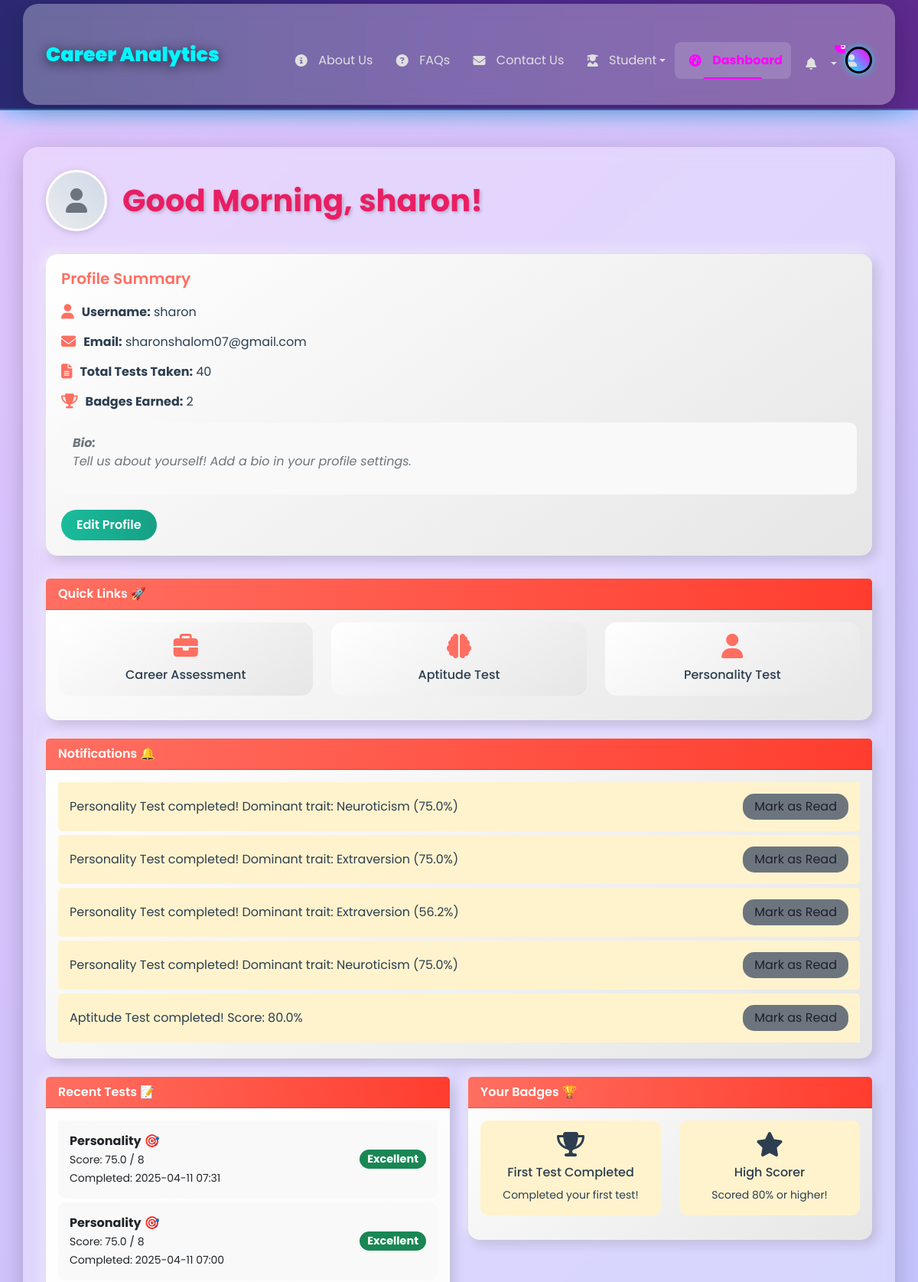
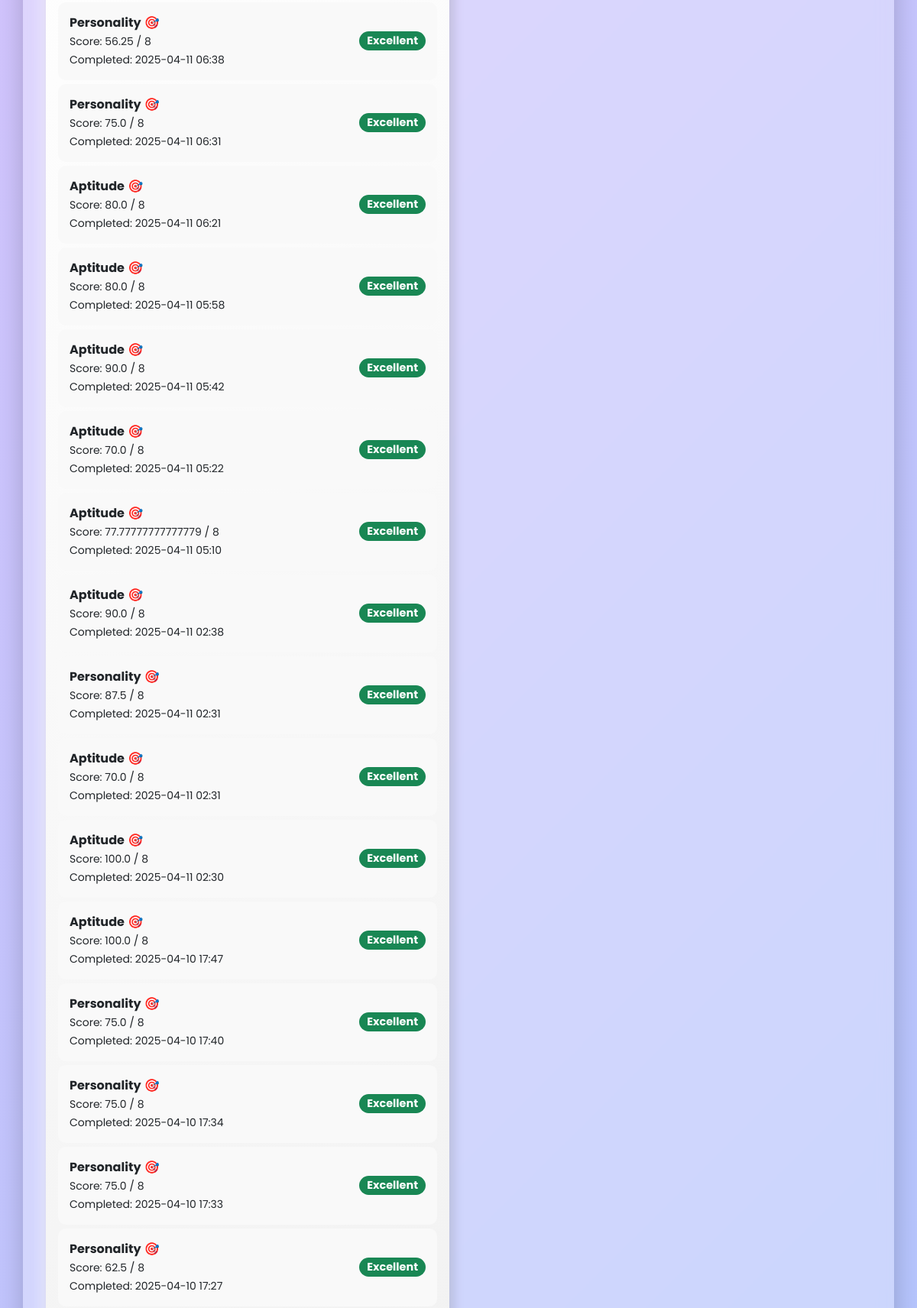
The page /dashboard (signed in, upper part) on the database its author committed (2 pictures, top to bottom).
### app.py (models this page shows)
class User(UserMixin, db.Model):
    id = db.Column(db.Integer, primary_key=True)
    username = db.Column(db.String(150), unique=True, nullable=False)
    password = db.Column(db.String(150), nullable=False)
    email = db.Column(db.String(150), unique=True, nullable=True)
    animations_enabled = db.Column(db.Boolean, default=True, nullable=False)
    created_at = db.Column(
        db.DateTime(timezone=True),
        nullable=False,
        default=lambda: datetime.now(timezone.utc)
    )
    updated_at = db.Column(
        db.DateTime(timezone=True),
        nullable=False,
        default=lambda: datetime.now(timezone.utc),
        onupdate=lambda: datetime.now(timezone.utc)
    )
    theme = db.Column(db.String(10), default='light', nullable=False)  # For theme preference
    notify_test_reminders = db.Column(db.Boolean, default=True, nullable=False)  # Notification preferences
    notify_badge_earned = db.Column(db.Boolean, default=True, nullable=False)
    notify_progress_updates = db.Column(db.Boolean, default=True, nullable=False)
    email_notifications = db.Column(db.Boolean, default=True, nullable=False)  # Email preferences
    email_newsletters = db.Column(db.Boolean, default=False, nullable=False)
    profile_visibility = db.Column(db.String(10), default='public', nullable=False)  # Profile visibility
    preferred_test_categories = db.Column(db.JSON, default=lambda: [], nullable=False)
    mobile_number = db.Column(db.String(20), nullable=True)# Preferred test categories
    pin_code = db.Column(db.String(10), nullable=True)
    dob = db.Column(db.Date, nullable=True)
    bio= db.Column(db.Text,        nullable=True)
    tests = db.relationship('TestResult', backref='user', lazy=True)
    badges = db.relationship('Badge', backref='user', lazy=True)
    notifications = db.relationship('Notification', backref='user', lazy=True)
    aptitude_scores = db.Column(db.JSON)
    personality_scores = db.Column(db.JSON)
    skill_gap_scores = db.Column(db.JSON)
    aptitude_completed_at = db.Column(db.DateTime)
    personality_completed_at = db.Column(db.DateTime)
    skill_gap_completed_at = db.Column(db.DateTime)

class Notification(db.Model):
    id = db.Column(db.Integer, primary_key=True)
    user_id = db.Column(db.Integer, db.ForeignKey('user.id'), nullable=False)
    message = db.Column(db.String(200), nullable=False)
    type = db.Column(db.String(50), nullable=False)
    is_read = db.Column(db.Boolean, default=False)
    date = db.Column(db.DateTime, default=lambda: datetime.now(timezone.utc))

class TestResult(db.Model):
    id = db.Column(db.Integer, primary_key=True)
    user_id = db.Column(db.Integer, db.ForeignKey('user.id'), nullable=False)
    test_type = db.Column(db.String(50), nullable=False)
    score = db.Column(db.Float, nullable=False)
    time_spent = db.Column(db.Integer, nullable=True)
    details = db.Column(db.Text, nullable=True)
    completed_at = db.Column(db.DateTime, default=lambda: datetime.now(timezone.utc))

class Badge(db.Model):
    id = db.Column(db.Integer, primary_key=True)
    user_id = db.Column(db.Integer, db.ForeignKey('user.id'), nullable=False)
    name = db.Column(db.String(100), nullable=False)
    description = db.Column(db.String(200), nullable=False)
    icon = db.Column(db.String(50), nullable=False)
    date_earned = db.Column(db.DateTime, default=lambda: datetime.now(timezone.utc))

### app.py (the view)
@app.route('/dashboard')
@login_required
def dashboard():
    tests = TestResult.query.filter_by(user_id=current_user.id).order_by(TestResult.completed_at.desc()).all()
    badges = Badge.query.filter_by(user_id=current_user.id).order_by(Badge.date_earned.desc()).limit(5).all()
    notifications = Notification.query.filter_by(user_id=current_user.id, is_read=False).order_by(Notification.date.desc()).limit(5).all()
    completed_tests = session.get('completed_tests', [t.test_type for t in tests])
    test_results = session.get('test_results', {})
    for test in tests:
        if test.test_type not in test_results:
            test_results[test.test_type] = {'score': test.score}
    session['test_results'] = test_results
    test_labels = [test.completed_at.strftime('%Y-%m-%d') for test in tests]
    test_scores = [test.score for test in tests]
    recent_tests = [t for t in tests if t.test_type in ['aptitude', 'personality', 'skill_gap']]
    max_score = 10  # Adjust based on your scoring system
    recommendation = "Take more tests to improve your skills!" if len(recent_tests) < 3 else "Great job! Consider exploring career matches."
    return render_template('dashboard.html',
                          user=current_user,
                          tests=tests,
                          recent_tests=recent_tests,
                          badges=badges,
                          notifications=notifications,
                          completed_tests=completed_tests,
                          test_results=test_results,
                          test_labels=test_labels,
                          test_scores=test_scores,
                          max_score=max_score,
                          recommendation=recommendation,
                          active_page='dashboard')

### app.py (called while the page is built)
@app.before_request
def init_session():
    if 'used_aptitude' not in session:
        session['used_aptitude'] = []
    if 'aptitude_history' not in session:
        session['aptitude_history'] = defaultdict(list)

@login_manager.user_loader
def load_user(user_id):
    return db.session.get(User, int(user_id))

### templates/dashboard.html (shortened to what this page needs)
{% extends "base.html" %}
{% block content %}
<div class="container mt-5 mb-5">
    <div class="dashboard-header-section">
        <a href="{{ url_for('profile') }}" class="user-avatar">
            {% if user.profile_image and user.profile_image != 'images/default_profile.jpg' %}
                <img src="{{ url_for('static', filename=user.profile_image) }}" alt="{{ user.username }}'s Profile Image">
            {% else %}
                <i class="fas fa-user"></i>
            {% endif %}
        </a>
        <h1 class="dashboard-header" id="greeting">Welcome, {{ user.username }}! 👋</h1>
    </div>
    <div class="profile-summary">
        <h5>Profile Summary</h5>
        <div class="summary-item">
            <i class="fas fa-user"></i>
            <span><strong>Username:</strong> {{ user.username }}</span>
        </div>
        <div class="summary-item">
            <i class="fas fa-envelope"></i>
            <span><strong>Email:</strong> {{ user.email }}</span>
        </div>
        <div class="summary-item">
            <i class="fas fa-file-alt"></i>
            <span><strong>Total Tests Taken:</strong> {{ recent_tests|length }}</span>
        </div>
        <div class="summary-item">
            <i class="fas fa-trophy"></i>
            <span><strong>Badges Earned:</strong> {{ badges|length }}</span>
        </div>
        <div class="bio">
            <strong>Bio:</strong>
            {% if user.bio and user.bio.strip() %}
                <p>{{ user.bio }}</p>
            {% else %}
                <p class="text-muted">Tell us about yourself! Add a bio in your profile settings.</p>
            {% endif %}
        </div>
        <a href="{{ url_for('profile') }}" class="btn btn-edit-profile">Edit Profile</a>
    </div>
    <div class="card mb-4">
        <div class="card-header">Quick Links 🚀</div>
        <div class="card-body">
            <div class="row">
                <div class="col-md-4 mb-3">
                    <div class="quick-link-card">
                        <i class="fas fa-briefcase"></i>
                        <div><a href="{{ url_for('career_assessment') }}">Career Assessment</a></div>
                    </div>
                </div>
                <div class="col-md-4 mb-3">
                    <div class="quick-link-card">
                        <i class="fas fa-brain"></i>
                        <div><a href="{{ url_for('test', type='aptitude') }}">Aptitude Test</a></div>
                    </div>
                </div>
                <div class="col-md-4 mb-3">
                    <div class="quick-link-card">
                        <i class="fas fa-user"></i>
                        <div><a href="{{ url_for('test', type='personality') }}">Personality Test</a></div>
                    </div>
                </div>
            </div>
        </div>
    </div>
    {% if notifications %}
        <div class="card mb-4">
            <div class="card-header">Notifications 🔔</div>
            <div class="card-body">
                <ul class="list-group list-group-flush">
                    {% for notification in notifications %}
                        <li class="list-group-item notification-item d-flex justify-content-between align-items-center" data-notification-id="{{ notification.id }}">
                            <span>{{ notification.message }}</span>
                            <button class="btn btn-mark-read mark-read" data-id="{{ notification.id }}">Mark as Read</button>
                        </li>
                    {% endfor %}
                </ul>
            </div>
        </div>
    {% endif %}
    <div class="row">
        <div class="col-md-6 mb-4">
            <div class="card" data-bs-toggle="tooltip" data-bs-placement="top" title="Take tests to track your progress!">
                <div class="card-header">Recent Tests 📝</div>
                <div class="card-body">
                    {% if recent_tests %}
                        <ul class="list-group list-group-flush">
                            {% for test in recent_tests %}
                                <li class="list-group-item">
                                    <div>
                                        <strong>{{ test.test_type | capitalize }}</strong> 🎯<br>
                                        <small>Score: {{ test.score }} / {{ 9 if test.test_type == 'sample' else 8 }}</small><br>
                                        <small>Completed: {{ test.completed_at.strftime('%Y-%m-%d %H:%M') }}</small>
                                    </div>
                                    <span class="badge score-badge bg-{{ 'success' if test.score >= 6 else 'warning' }} rounded-pill">
                                        {{ 'Excellent' if test.score >= 6 else 'Needs Improvement' }}
                                    </span>
                                </li>
                            {% endfor %}
                        </ul>
                    {% else %}
                        <p>No tests taken yet. Start your journey now! 🚀</p>
                        <a href="{{ url_for('test', type='sample') }}" class="btn btn-take-test">Take a Test</a>
                    {% endif %}
                </div>
            </div>
        </div>
        <div class="col-md-6 mb-4">
            <div class="card" data-bs-toggle="tooltip" data-bs-placement="top" title="Earn badges by completing tests and achieving milestones!">
                <div class="card-header">Your Badges 🏆</div>
                <div class="card-body">
                    {% if badges %}
                        <div class="row">
                            {% for badge in badges %}
                                <div class="col-6 mb-3">
                                    <div class="badge-item text-center">
                                        <i class="{{ badge.icon }} fa-2x"></i>
                                        <h6 class="mt-2">{{ badge.name }}</h6>
                                        <small>{{ badge.description }}</small>
                                    </div>
                                </div>
                            {% endfor %}
                        </div>
                    {% else %}
                        <p>No badges earned yet. Keep taking tests to earn some! 🌟</p>
                    {% endif %}
                </div>
            </div>
        </div>
    </div>
</div>
{% endblock %}

### static/css/main.css (style rules this page uses)
:root { --primary: #2A5C82; --secondary: #5BA4E6; --accent: #FFD700; --success: #4CAF50; --danger: #f44336; }

### static/css/style.css (style rules this page uses)
.container { background: rgba(255, 255, 255, 0.3); border-radius: 20px; padding: 30px; backdrop-filter: blur(10px); box-shadow: 0 8px 32px rgba(0, 0, 0, 0.2); animation: fadeIn 1s ease-in-out; }
.dashboard-header-section { display: flex; align-items: center; gap: 20px; margin-bottom: 30px; animation: slideIn 0.8s ease-out; }
.dashboard-header { color: #e91e63; font-weight: 700; text-shadow: 2px 2px 4px rgba(0, 0, 0, 0.2); margin: 0; }
.user-avatar { width: 80px; height: 80px; border-radius: 50%; background: linear-gradient(45deg, #e9ecef, #d1d9e6); display: flex; align-items: center; justify-content: center; color: #6c757d; font-size: 2rem; transition: transform 0.3s ease, box-shadow 0.3s ease; border: 3px solid #fff; box-shadow: 0 2px 10px rgba(0, 0, 0, 0.15); }
.profile-summary { background: linear-gradient(145deg, #ffffff, #e6e6e6); border-radius: 15px; padding: 20px; box-shadow: 5px 5px 15px rgba(0, 0, 0, 0.15), -5px -5px 15px rgba(255, 255, 255, 0.5); margin-bottom: 30px; }
.profile-summary h5 { color: #ff6f61; font-weight: 600; margin-bottom: 20px; }
.profile-summary .summary-item { display: flex; align-items: center; gap: 10px; margin-bottom: 15px; font-size: 1rem; color: #2c3e50; }
.profile-summary .summary-item i { color: #ff6f61; font-size: 1.2rem; }
.profile-summary .bio { background: #f9f9f9; padding: 15px; border-radius: 10px; font-style: italic; color: #6c757d; margin-bottom: 20px; }
.btn-edit-profile { background: linear-gradient(90deg, #1abc9c, #16a085); border: none; padding: 8px 20px; border-radius: 25px; color: white; font-weight: 600; transition: background 0.3s, transform 0.3s; }
.card { border: none; border-radius: 15px; background: linear-gradient(145deg, #ffffff, #e6e6e6); box-shadow: 5px 5px 15px rgba(0, 0, 0, 0.15), -5px -5px 15px rgba(255, 255, 255, 0.5); transition: transform 0.3s, box-shadow 0.3s; animation: cardFadeIn 1.2s ease-in-out; }
.card-header { background: linear-gradient(90deg, #ff6f61, #ff3d2e); color: white; border-radius: 15px 15px 0 0; font-weight: 600; display: flex; align-items: center; gap: 10px; }
.badge-item { background: #fff3cd; color: #2c3e50; padding: 15px; border-radius: 10px; transition: transform 0.3s; }
.list-group-item { border: none; padding: 15px; background: #f9f9f9; margin-bottom: 5px; border-radius: 10px; display: flex; justify-content: space-between; align-items: center; transition: background 0.3s; }
.notification-item { background: #fff3cd; color: #2c3e50; border-left: 5px solid #ffca2c; margin-bottom: 5px; border-radius: 5px; }
.btn-mark-read { background: #6c757d; color: white; border: none; padding: 5px 15px; border-radius: 15px; font-size: 0.9rem; transition: background 0.3s; position: relative; }
.score-badge { font-size: 0.9rem; padding: 5px 10px; }
.text-muted { color: #6c757d !important; }
.quick-link-card { background: linear-gradient(145deg, #ffffff, #e6e6e6); border-radius: 15px; padding: 15px; text-align: center; transition: transform 0.3s, box-shadow 0.3s; }
.quick-link-card i { font-size: 2rem; color: #ff6f61; margin-bottom: 10px; }
.quick-link-card a { color: #2c3e50; text-decoration: none; font-weight: 500; }

### static/css/personality.css (style rules this page uses)
:root { --primary: #4f46e5; --secondary: #4338ca; --accent: #f59e0b; --background: #f1f5f9; }

### templates/base.html (style rules this page uses)
.notification-item { padding: 12px; border-bottom: 1px solid #00f7ff; color: #e0e0e0; display: flex; justify-content: space-between; align-items: center; transition: background 0.3s ease; }
.notification-item .mark-read { color: #1e1e2f; cursor: pointer; font-size: 1rem; }

### rows shown on the page
User: username "sharon", email "sharonshalom07@gmail.com"
Notification: message "Personality Test completed! Dominant trait: Neuroticism (75.0%)"
Notification: message "Personality Test completed! Dominant trait: Extraversion (75.0%)"
Notification: message "Personality Test completed! Dominant trait: Extraversion (56.2%)"
Notification: message "Personality Test completed! Dominant trait: Neuroticism (75.0%)"
Notification: message "Aptitude Test completed! Score: 80.0%"
TestResult: test_type "Personality", score "75.0", test_type "8", completed_at "2025-04-11 07:31", score "Excellent"
TestResult: test_type "Personality", score "75.0", test_type "8", completed_at "2025-04-11 07:00", score "Excellent"
TestResult: test_type "Personality", score "56.25", test_type "8", completed_at "2025-04-11 06:38", score "Excellent"
TestResult: test_type "Personality", score "75.0", test_type "8", completed_at "2025-04-11 06:31", score "Excellent"
TestResult: test_type "Aptitude", score "80.0", test_type "8", completed_at "2025-04-11 06:21", score "Excellent"
TestResult: test_type "Aptitude", score "80.0", test_type "8", completed_at "2025-04-11 05:58", score "Excellent"
TestResult: test_type "Aptitude", score "90.0", test_type "8", completed_at "2025-04-11 05:42", score "Excellent"
TestResult: test_type "Aptitude", score "70.0", test_type "8", completed_at "2025-04-11 05:22", score "Excellent"
TestResult: test_type "Aptitude", score "77.77777777777779", test_type "8", completed_at "2025-04-11 05:10", score "Excellent"
TestResult: test_type "Aptitude", score "90.0", test_type "8", completed_at "2025-04-11 02:38", score "Excellent"
TestResult: test_type "Personality", score "87.5", test_type "8", completed_at "2025-04-11 02:31", score "Excellent"
TestResult: test_type "Aptitude", score "70.0", test_type "8", completed_at "2025-04-11 02:31", score "Excellent"
TestResult: test_type "Aptitude", score "100.0", test_type "8", completed_at "2025-04-11 02:30", score "Excellent"
TestResult: test_type "Aptitude", score "100.0", test_type "8", completed_at "2025-04-10 17:47", score "Excellent"
TestResult: test_type "Personality", score "75.0", test_type "8", completed_at "2025-04-10 17:40", score "Excellent"
TestResult: test_type "Personality", score "75.0", test_type "8", completed_at "2025-04-10 17:34", score "Excellent"
TestResult: test_type "Personality", score "75.0", test_type "8", completed_at "2025-04-10 17:33", score "Excellent"
TestResult: test_type "Personality", score "62.5", test_type "8", completed_at "2025-04-10 17:27", score "Excellent"
Badge: name "First Test Completed", description "Completed your first test!"
Badge: name "High Scorer", description "Scored 80% or higher!"

### other values the page prints
{{ recent_tests|length }} "40"
{{ badges|length }} "2"
